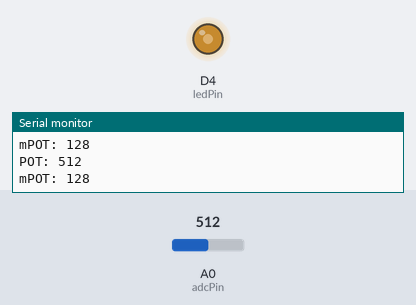
The sketch below on a simulated ESP8266 (Wemos D1 mini). Shown: output pins drawn as LEDs (lit = HIGH), the last lines printed to the serial monitor. The inputs (shaded band) are chosen by the test bench; at power-on: A0 (adcPin) = 512.

Above: at 1.8 s.
1.9 s: A0 (adcPin) set to 716
At 2.8 s:
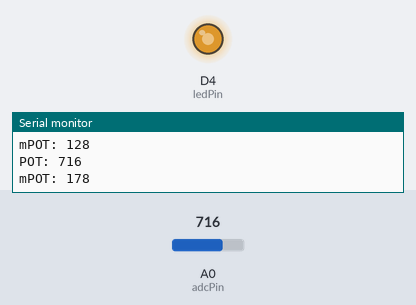
3.5 s: A0 (adcPin) set to 900
At 4.3 s:
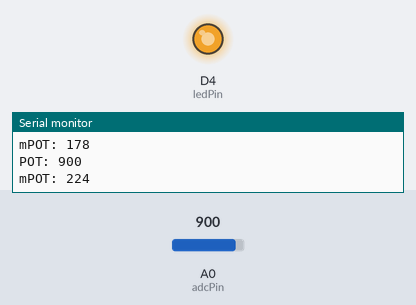
5.5 s: A0 (adcPin) set to 122
At 7.0 s:
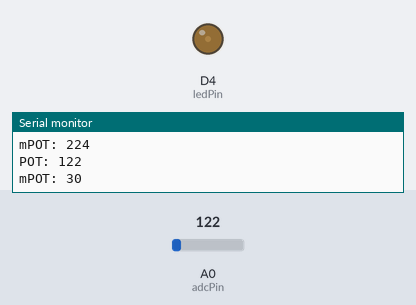
7.5 s: A0 (adcPin) set to 0
At 8.5 s:
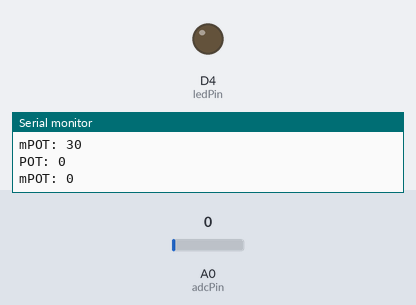
Timing chart, 0 to 10.5 s (numbered marks = the images above; inputs shaded):
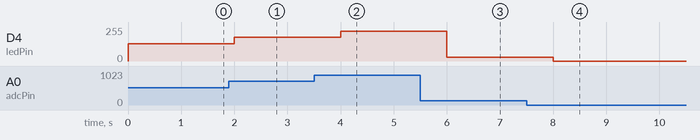

Measured:
- after the input at 1.9 s, D4 (ledPin): 128/255 → 178/255 after 0.10 s
- after the input at 3.5 s, D4 (ledPin): 178/255 → 224/255 after 0.50 s
- after the input at 5.5 s, D4 (ledPin): 224/255 → 30/255 after 0.50 s
- after the input at 7.5 s, D4 (ledPin): 30/255 → 0/255 after 0.50 s

The sketch:

3-2analogPWM.ino
```cpp
/*
  Ex3. 3-2analogPWM.ino
  D1 mini Analog read PWM output
  Vout = R2/(R1+R2)*Vin = 100/(220+100)*3.2 = 1V
  -[180K]----A0 (VCC3.2V) [Vcc5.0V]
  |
 220K
  |--- ADC(0~1V)
 100K
  |
 GND
*/

//bright the LED is (0 = full, 512 = dim, 1023 = off)
int adcPin = A0;    // potentiometer
int ledPin = D4;      // LED
int POT = 0;  // store the sensor value
int mPOT = 0; //store mapping value

void setup() {
  pinMode(ledPin, OUTPUT);
  Serial.begin(9600);
}

void loop() {
  if(millis()%1000==0){
    POT = analogRead(adcPin); //0-999
    Serial.print("POT: ");
    Serial.println(POT);
    mPOT = map(POT, 0,1023,0,255);
    Serial.print("mPOT: ");
    Serial.println(mPOT);
  }
  analogWrite(ledPin,mPOT);
  delay(1);
}
```
